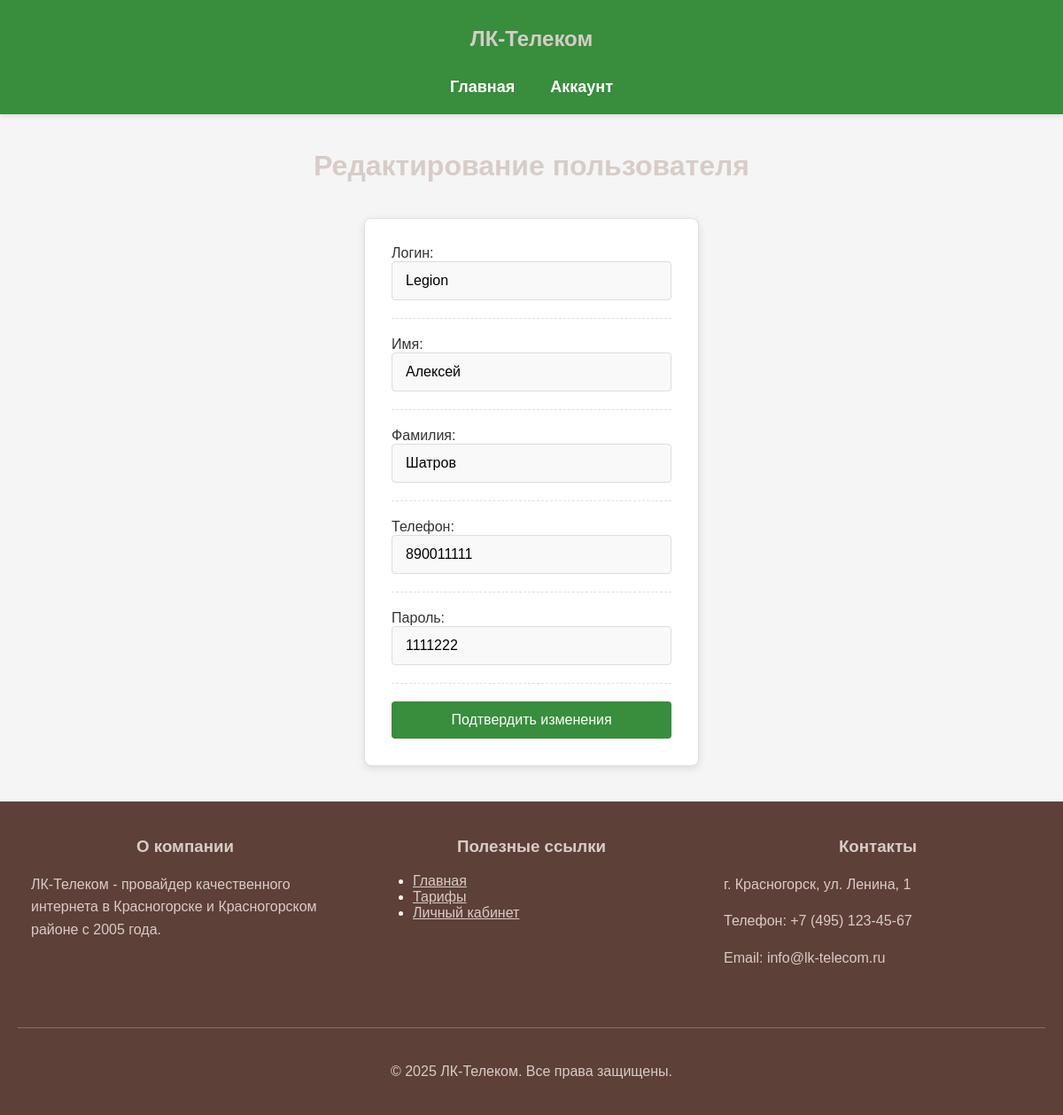
The app's page /public/login/action_admin.php?action=edit_user&id=1, older data.
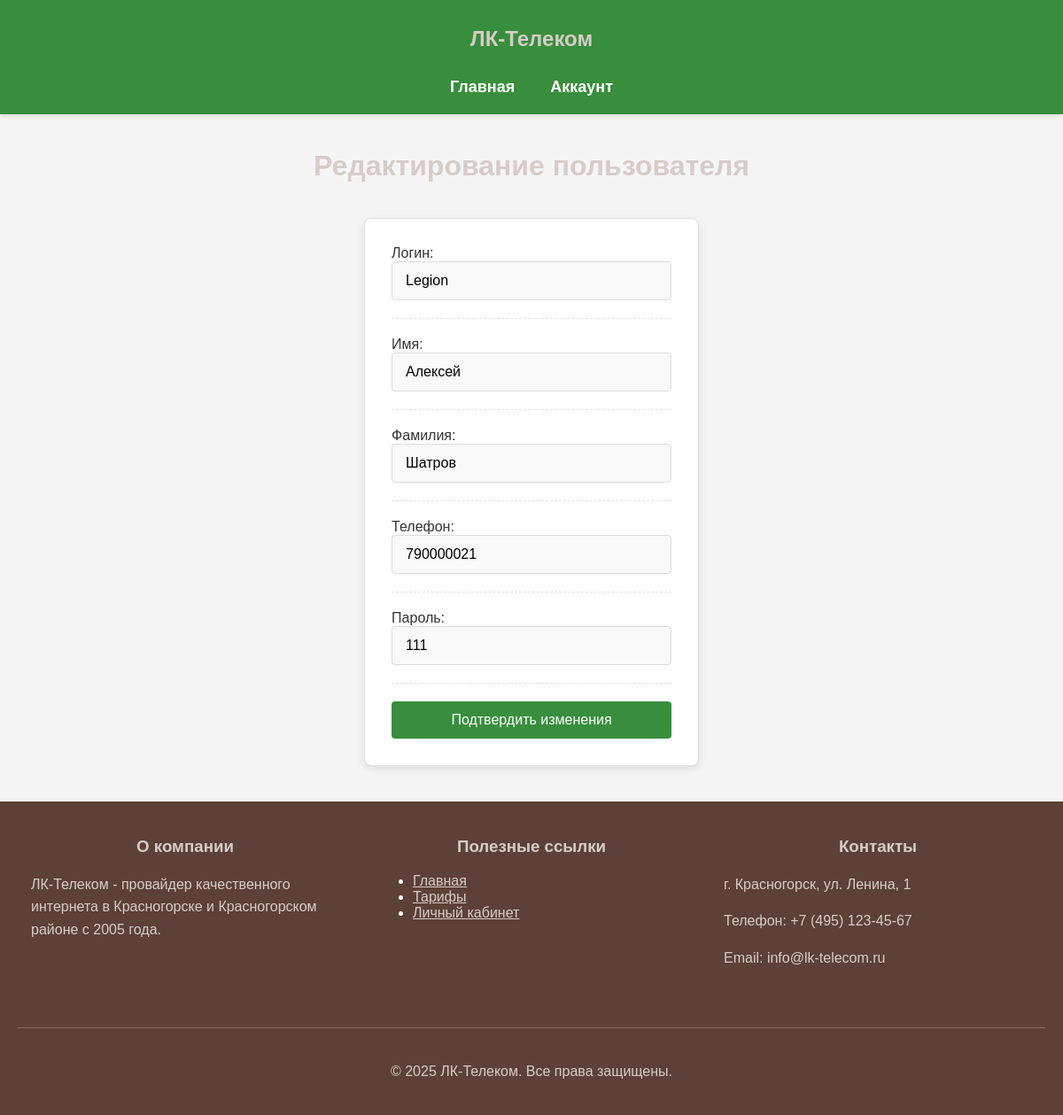
The same page, newer data.
### tables this page shows
CREATE TABLE `users` (
  `id` int NOT NULL,
  `login` varchar(32) NOT NULL,
  `name` varchar(32) NOT NULL,
  `surname` varchar(32) NOT NULL,
  `phone_number` varchar(32) NOT NULL,
  `password` varchar(64) NOT NULL,
  `role` int DEFAULT NULL
);

### public/login/action_admin.php (the view, shortened to what this page needs)
<?php session_start();
include "db.php";
include "header.php";?>
<!DOCTYPE html>
<html lang="en">
<head>
</head>
<body>
    <main>
        <?php switch ($_GET['action']) {
        case 'edit_user':
        $id = $_GET['id'] ?? 0;
        $stm = $connect->prepare('SELECT * FROM `users` WHERE id = ?');
        $stm->execute([$id]);
        $user = $stm->fetch();
        echo
        '<h1>Редактирование пользователя</h1>
        <div class="center-container">
            <div class="edit_block" >
                <ul>';
                    if ($user) {
                        echo '
                        <form action="action_do.php?action=edit_user&id='.$user['id'].'" method="post">
                        <li>
                            <label>Логин:</label>
                            <input type="text" class="edit_input" value="'.$user['login'].'" name="login">
                        </li>
                        <li>
                            <label>Имя:</label>
                            <input type="text" class="edit_input" value="'.$user['name'].'" name="name">
                        </li>
                        <li>
                            <label>Фамилия:</label>
                            <input type="text" class="edit_input" value="'.$user['surname'].'" name="surname">
                        </li>
                        <li>
                            <label>Телефон:</label>
                            <input type="text" class="edit_input" value="'.$user['phone_number'].'" name="phone">
                        </li>
                        <li>
                            <label>Пароль:</label>
                            <input type="text" class="edit_input" value="'.$user['password'].'" name="password">
                        </li>
                        <li>
                            <input type="submit" class="confirm_btn" value="Подтвердить изменения"></input>
                        </li>
                        </form>
                </ul>
            </div>';
                    } else {
                        echo '<li><p>Пользователь не найден</p></li>';
                    }
                    break;
                }?>
        </div>
    </main>
</body>
</html>
<?php include "footer.php"; ?>

Row changes from the older to the newer data that the page shows:
changed users "Legion": phone "890011111" → "790000021"; password "1111222" → "111"
